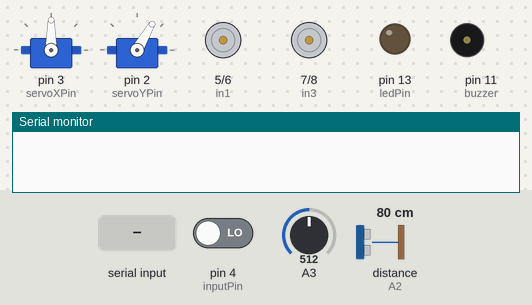
A sketch run on a simulated Arduino Uno, built with avr-gcc and run on an emulated ATmega328P. On the bench: 2 × servo, motor-driver pin pairs drawn as motors (green arrow = first pin HIGH = forward, orange = second pin HIGH = backward, longer = more drive, scaled by the enable pin), output pins drawn as LEDs (lit = HIGH), buzzer (waves = sounding, pin HIGH), the last lines printed to the serial monitor. The inputs (shaded band) are chosen by the test bench; at power-on: distance to the obstacle (sensor on A2) 80 cm, pin 4 (inputPin) LOW, A3 = 512. The echo pulse lasts 58.3 µs per cm; random numbers use the default seed unless the sketch sets one; pins used as bus, display or sensor lines are not drawn.

Above: at 1.2 s.
1.3 s: "start\n" received over Serial
At 2.5 s:
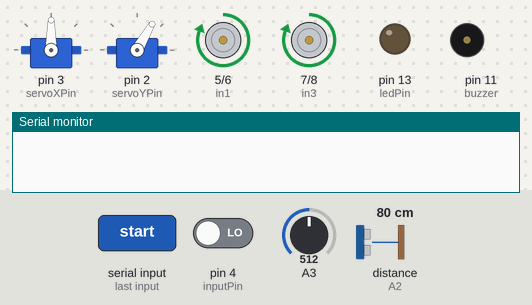
2.8 s: distance to the obstacle (sensor on A2) set to 30 cm
4.3 s: distance to the obstacle (sensor on A2) set to 24 cm
At 6.2 s:
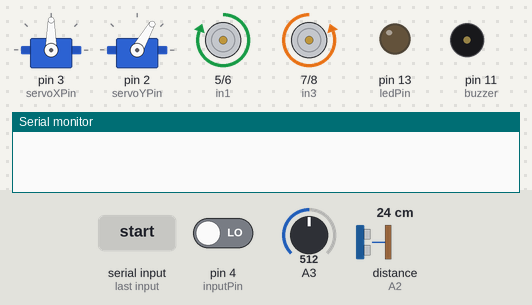
7.3 s: pin 4 (inputPin) driven HIGH
At 9.68 s:
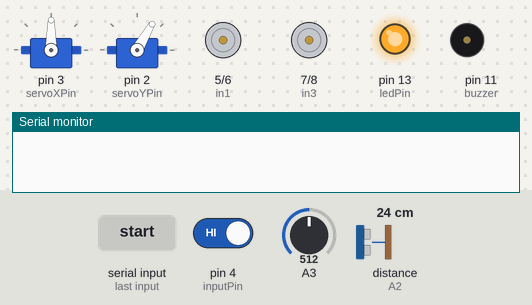
13.3 s: "start\n" received over Serial
At 14.47 s:
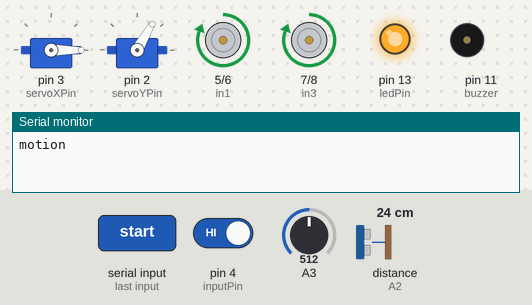
16.3 s: distance to the obstacle (sensor on A2) set to 35 cm
Timing chart, 0 to 20.3 s (numbered marks = the images above; inputs shaded):
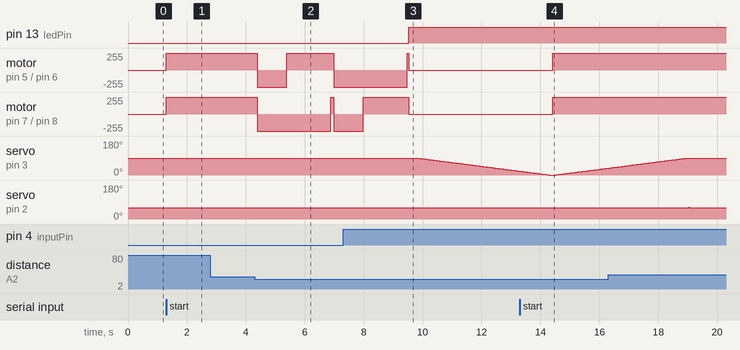

The sketch:

main.ino
```cpp
#include <Servo.h>

Servo servoX; // horizontal servo
Servo servoY; // vertical servo

const int servoXPin = 3; // attach the horizontal servo to pin 3
const int servoYPin = 2; // attach the vertical servo to pin 2

int posX = 90; // initial position of the horizontal servo
int posY = 60; // initial position of the vertical servo

// Motor A connections
const int enA = 9;
const int in1 = 5;
const int in2 = 6;

// Motor B connections
const int enB = 10;
const int in3 = 7;
const int in4 = 8;

// Set the speed (0 = off and 255 = max speed)
const int motorSpeed = 255;

// Ultrasonic connections
#define Trigger A1
#define Echo A2

// PIR sensor connection
int ledPin = 13;    // choose the pin for the LED
int inputPin = 4;   // choose the input pin (for PIR sensor)
int pirState = LOW; // we start, assuming no motion detected
int val = 0;        // variable for reading the pin status

// Buzzer connection
const int buzzer = 11;

// Function prototypes
boolean start_flag = false;
boolean stop_flag = false;

void setup()
{
    Serial.begin(9600);

    setupMotorPins();
    setupUltrasonicPins();
    setupPirSensorPins();
    setupServoPins();
    pinMode(buzzer, OUTPUT);

    // Wait for serial port to connect
    while (!Serial)
    {
        ;
    }
}

void loop()
{
    if (checkSerialCommand())
    {
        return;
    }

    if (start_flag && !stop_flag)
    {
        manageMotionDetection();
        avoidObstacle();
    }
}

/*
 * Check Serial Command
 */
boolean checkSerialCommand()
{
    if (Serial.available() > 0)
    {
        String serialInput = Serial.readStringUntil('\n');
        serialInput.trim();
        // "stop" command
        if (serialInput == "stop")
        {
            start_flag = false;
            stop_flag = true;
            sweepEnd();
            stopAll();
            return true;
        }
        // "start" command
        else if (serialInput == "start")
        {
            start_flag = true;
            stop_flag = false;
            randomSeed(analogRead(3));
            goForward();
            return true;
        }
        // "human" command
        else if (serialInput == "intruder")
        {
            sweepEnd();
            buzzerTone();
            return true;
        }
        // "owner" command
        else if (serialInput == "owner")
        {
            sweepEnd();
            return true;
        }
    }
    return false;
}

/*
 * Manage Motion Detection
 */
void manageMotionDetection()
{
    val = digitalRead(inputPin); // read input value
    if (val == HIGH && pirState == LOW)
    {
        digitalWrite(ledPin, HIGH); // turn LED ON
        pirState = HIGH;
        performSweep();
    }
    else if (val == LOW && pirState == HIGH)
    {
        digitalWrite(ledPin, LOW); // turn LED OFF
        pirState = LOW;
        goForward();
    }
}

/*
 * Returns the distance to the obstacle as an integer
 */
int doPing()
{
    int distance = 0;
    int average = 0;

    // Grab four measurements of distance and calculate
    // the average.
    for (int i = 0; i < 4; i++)
    {

        // Make the Trigger LOW (0 volts)
        // for 2 microseconds
        digitalWrite(Trigger, LOW);
        delayMicroseconds(2);

        // Emit high frequency 40kHz sound pulse
        // (i.e. pull the Trigger)
        // by making Trigger HIGH (5 volts)
        // for 10 microseconds
        digitalWrite(Trigger, HIGH);
        delayMicroseconds(10);
        digitalWrite(Trigger, LOW);

        // Detect a pulse on the Echo pin 8.
        // pulseIn() measures the time in
        // microseconds until the sound pulse
        // returns back to the sensor.
        distance = pulseIn(Echo, HIGH);

        // Speed of sound is:
        // 13511.811023622 inches per second
        // 13511.811023622/10^6 inches per microsecond
        // 0.013511811 inches per microsecond
        // Taking the reciprocal, we have:
        // 74.00932414 microseconds per inch
        // Below, we convert microseconds to inches by
        // dividing by 74 and then dividing by 2
        // to account for the roundtrip time.
        distance = distance / 74 / 2;

        // Compute running sum
        average += distance;

        // Wait 10 milliseconds between pings
        delay(10);
    }

    // Return the average of the four distance
    // measurements
    return (average / 4);
}

/*
 * Obstacle detected, avoid it
 */
void avoidObstacle()
{
    int distance = doPing();

    // If obstacle <= 10 inches away
    if (distance >= 0 && distance <= 10)
    {
        // Serial.println("Obstacle detected ahead");
        goBackwards(); // Move in reverse
        delay(1000);

        // Go left or right to avoid the obstacle*/
        // Generates 0 or 1, randomly
        if (random(2) == 0)
        {
            goRight(); // Turn right
        }
        else
        {
            goLeft(); // Turn left
        }
        delay(1500);
        goForward(); // Move forward
    }
    delay(50); // Wait 50 milliseconds before pinging again
}

/*
 * Perform Sweep action
 */
void performSweep()
{
    stopAll();
    delay(200);
    sweepStart();
    Serial.println("motion");
    sweepRunning();
    sweepEnd();
}

/*
 * Sweep Start movement
 */
void sweepStart()
{
    for (posY = posY; posY <= 60; posY += 1)
    {
        servoY.write(posY); // move the vertical servo
        delay(50);
    }

    for (posX = posX; posX >= 0; posX -= 1)
    {
        servoX.write(posX); // move the horizontal servo
        delay(50);
    }
}

/*
 * Sweep Running movment
 */
void sweepRunning()
{
    for (posX = posX; posX <= 180; posX += 1)
    {
        servoX.write(posX); // move the horizontal servo
        delay(75);

        if (checkSerialCommand())
        {
            return;
        }
    }
    for (posX = posX; posX >= 0; posX -= 1)
    {
        servoX.write(posX); // move the horizontal servo
        delay(75);

        if (checkSerialCommand())
        {
            return;
        }
    }
}

/*
 * Sweep End Movement
 */
void sweepEnd()
{
    // Ensure posX returns to 90 degrees
    if (posX > 90)
    {
        for (; posX >= 90; posX -= 1)
        {
            servoX.write(posX); // move the horizontal servo
            delay(50);
        }
    }
    else if (posX < 90)
    {
        for (; posX <= 90; posX += 1)
        {
            servoX.write(posX); // move the horizontal servo
            delay(50);
        }
    }

    // Then move posY back to 0
    for (posY = posY; posY >= 60; posY -= 1)
    {
        servoY.write(posY); // move the vertical servo
        delay(50);
    }
}

/*
 * Buzzer emit sounds
 */
void buzzerTone()
{
    tone(buzzer, 1000); // Send 1KHz sound signal...
    delay(1000);
    noTone(buzzer); // Stop sound...
    delay(1000);
}

/*
 *  Forwards, backwards, right, left, stop.
 */
void goForward()
{
    digitalWrite(in1, HIGH);
    digitalWrite(in2, LOW);
    digitalWrite(in3, HIGH);
    digitalWrite(in4, LOW);
}
void goBackwards()
{
    digitalWrite(in1, LOW);
    digitalWrite(in2, HIGH);
    digitalWrite(in3, LOW);
    digitalWrite(in4, HIGH);
}
void goRight()
{
    digitalWrite(in1, HIGH);
    digitalWrite(in2, LOW);
    digitalWrite(in3, LOW);
    digitalWrite(in4, HIGH);
}
void goLeft()
{
    digitalWrite(in1, LOW);
    digitalWrite(in2, HIGH);
    digitalWrite(in3, HIGH);
    digitalWrite(in4, LOW);
}
void stopAll()
{
    digitalWrite(in1, LOW);
    digitalWrite(in2, LOW);
    digitalWrite(in3, LOW);
    digitalWrite(in4, LOW);
}

/*
 * Setup Motor Pins
 */
void setupMotorPins()
{
    // Motor control pins are outputs
    pinMode(enA, OUTPUT);
    pinMode(enB, OUTPUT);
    pinMode(in1, OUTPUT);
    pinMode(in2, OUTPUT);
    pinMode(in3, OUTPUT);
    pinMode(in4, OUTPUT);

    // Turn off motors - Initial state
    digitalWrite(in1, LOW);
    digitalWrite(in2, LOW);
    digitalWrite(in3, LOW);
    digitalWrite(in4, LOW);

    // Set the motor speed
    analogWrite(enA, motorSpeed);
    analogWrite(enB, motorSpeed);
}

/*
 * Setup Ultrasonic Pins
 */
void setupUltrasonicPins()
{
    // Define each pin as an input or output for ultrasonic.
    pinMode(Echo, INPUT);
    pinMode(Trigger, OUTPUT);
}

/*
 * Setup Pir Sensor Pins
 */
void setupPirSensorPins()
{
    // Define each pin as an input or output for pir sensor
    pinMode(ledPin, OUTPUT);  // declare LED as output
    pinMode(inputPin, INPUT); // declare sensor as input
}

/*
 * Setup Servo Pins
 */
void setupServoPins()
{
    servoX.attach(servoXPin);
    servoY.attach(servoYPin);

    servoY.write(posY);
    servoX.write(posX);
}
```

Measured:
- the behaviour switches between 28 and 27 cm on distance to the obstacle (sensor on A2) (found by bisection; images 1 and 2)
- after the input at 1.3 s, motor on pin 5 (in1) / pin 6 (in2), motor on pin 7 (in3) / pin 8 (in4): stopped → forward 255/255 at once
- after the input at 2.8 s, every drawn part: stays the same
- after the input at 4.3 s, motor on pin 5 (in1) / pin 6 (in2): forward 255/255 → backward 255/255 after 0.09 s, → forward 255/255 1.0 s later, → backward 255/255 1.6 s later; motor on pin 7 (in3) / pin 8 (in4): forward 255/255 → backward 255/255 after 0.09 s, → forward 255/255 2.5 s later, → backward 255/255 0.10 s later
- after the input at 7.3 s, pin 13 (ledPin): LOW → HIGH after 2.2 s; servo on pin 3 (servoXPin): moves from 90° to 20° over 3.5 s, starting after 2.5 s
- after the input at 13.3 s, motor on pin 5 (in1) / pin 6 (in2), motor on pin 7 (in3) / pin 8 (in4): stopped → forward 255/255 after 1.1 s
